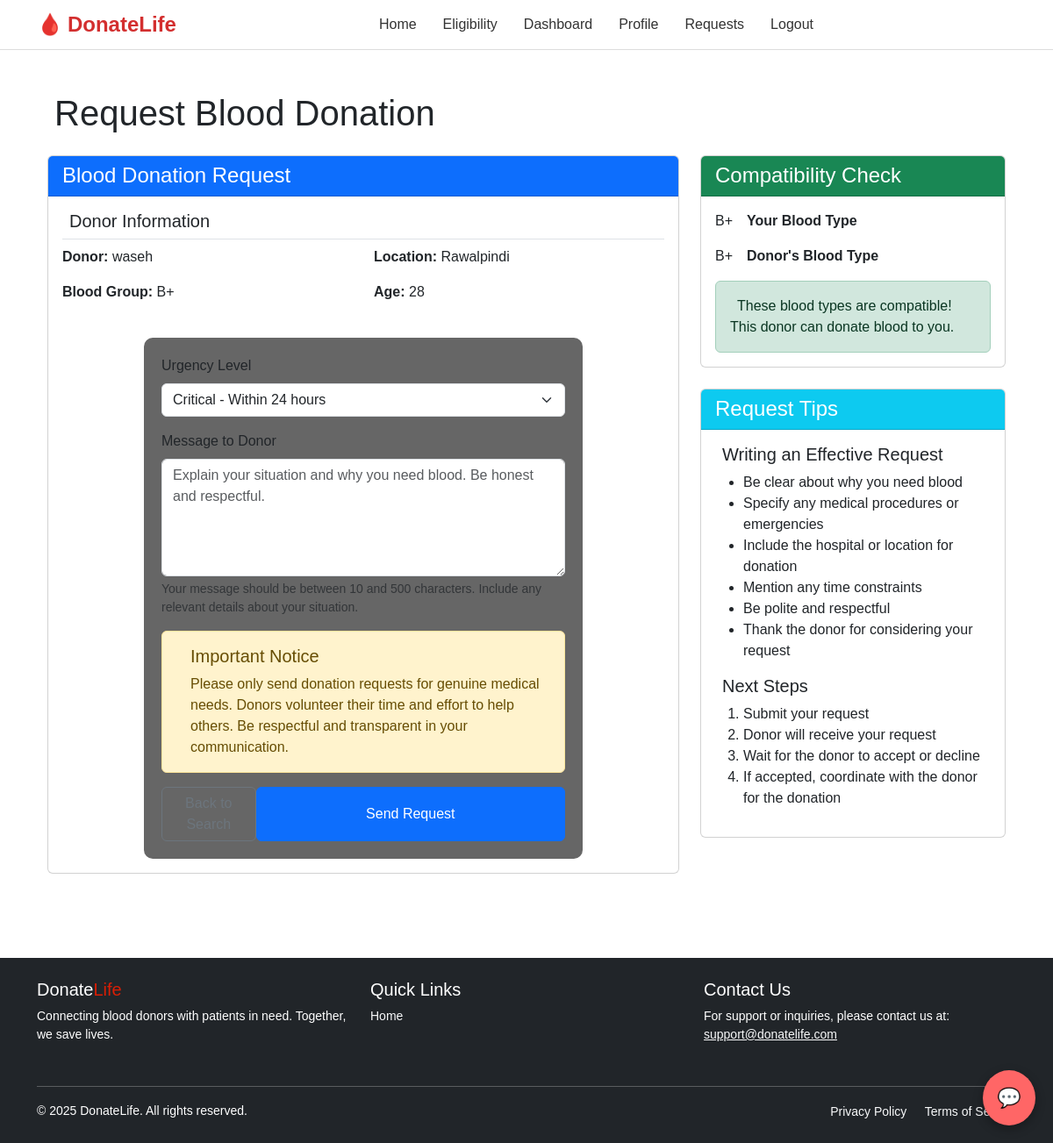
Page /accounts/request-blood/2/ (signed in) on the committed database.
### accounts/models.py (models this page shows, shortened)
class User(AbstractUser):
    ROLE_CHOICES = (
        ('donor', 'Blood Donor'),
        ('patient', 'Patient'),
        ('admin', 'Admin'),
    )
    role = models.CharField(max_length=10, choices=ROLE_CHOICES)
    age = models.IntegerField(null=True, blank=True)
    weight = models.FloatField(null=True, blank=True)
    blood_group = models.CharField(max_length=5, choices=[
        ('A+', 'A+'), ('A-', 'A-'),
        ('B+', 'B+'), ('B-', 'B-'),
        ('O+', 'O+'), ('O-', 'O-'),
        ('AB+', 'AB+'), ('AB-', 'AB-'),
    ], null=True, blank=True)
    city = models.CharField(max_length=100, null=True, blank=True)
    last_donation_date = models.DateField(null=True, blank=True)
    medical_condition = models.TextField(null=True, blank=True)

### accounts/views.py (the view, shortened to what this page needs)
# urls.py: path('request-blood/<int:donor_id>/', views.request_blood, name='request_blood'),
def request_blood(request, donor_id):
    donor = get_object_or_404(User, id=donor_id, role='donor')
    user_blood_group = request.user.blood_group
    compatible_groups = BLOOD_COMPATIBILITY.get(user_blood_group, [])
    is_compatible = donor.blood_group in compatible_groups
    context = {
        'donor': donor,
        'is_compatible': is_compatible,
        'compatibility_message': (
            "These blood types are compatible! This donor can donate blood to you."
            if is_compatible else
            "Warning: This donor's blood group is NOT compatible with yours."
        )
    }
    return render(request, 'accounts/request_blood.html', context)

### accounts/templates/accounts/request_blood.html (shortened to what this page needs)
{% extends 'base.html' %}
{% load static %}
{% block content %}
<main class="py-4">
    <div class="container">
        <div class="container py-4">
            <h1 class="mb-4"> Request Blood Donation</h1>
            <div class="row">
                <div class="col-lg-8">
                    <div class="card">
                        <div class="card-header bg-primary text-white">
                            <h4 class="mb-0">Blood Donation Request</h4>
                        </div>
                        <div class="card-body">
                            <div class="mb-4">
                                <h5 class="border-bottom pb-2">Donor
                                    Information</h5>
                                <div class="row">
                                    <div class="col-md-6">
                                        <p><strong>Donor:</strong> {{ donor.username }}</p>
                                        <p><strong>Blood Group:</strong> <span class="blood-type">{{ donor.blood_group }}</span></p>
                                    </div>
                                    <div class="col-md-6">
                                        <p><strong>Location:</strong> {{ donor.city }}</p>
                                        <p><strong>Age:</strong> {{ donor.age }}</p>
                                    </div>
                                </div>
                            </div>
                            <form method="post" action="{% url 'request_blood' donor.id %}">
                                <div class="mb-3">
                                    <label for="urgency" class="form-label">Urgency Level</label>
                                    <select class="form-select" id="urgency" name="urgency" required="">
                                        <option value="critical">Critical - Within 24 hours</option>
                                    </select>
                                </div>
                                <div class="mb-3">
                                    <label for="message" class="form-label">Message to Donor</label>
                                    <textarea class="form-control" id="message" maxlength="500" minlength="10"
                                        name="message"
                                        placeholder="Explain your situation and why you need blood. Be honest and respectful."
                                        required="" rows="5"></textarea>
                                    <div class="form-text">Your message should be between 10 and 500 characters. Include
                                        any relevant details about your situation.</div>
                                </div>
                                <div class="alert alert-warning">
                                    <div class="d-flex">
                                        <div>
                                            <h5 class="alert-heading">Important Notice</h5>
                                            <p class="mb-0">
                                                Please only send donation requests for genuine medical needs. Donors
                                                volunteer their time and effort to help others. Be respectful and
                                                transparent in your communication.
                                            </p>
                                        </div>
                                    </div>
                                </div>
                                <div class="d-flex justify-content-between">
                                    <a href="/patient/search" class="btn btn-outline-secondary">Back to Search</a>
                                    <button type="submit" class="btn btn-primary">Send Request</button>
                                </div>
                            </form>
                        </div>
                    </div>
                </div>
                <div class="col-lg-4">
                    <div class="card mb-4">
                        <div class="card-header bg-success text-white">
                            <h4 class="mb-0">Compatibility Check</h4>
                        </div>
                        <div class="card-body">
                            <div class="d-flex align-items-center mb-3">
                                <div class="me-3">
                                    <span class="blood-type">B+</span>
                                </div>
                                <div>
                                    <p class="mb-0"><strong>Your Blood Type</strong></p>
                                </div>
                            </div>
                            <div class="d-flex align-items-center mb-3">
                                <div class="me-3">
                                    <span class="blood-type">B+</span>
                                </div>
                                <div>
                                    <p class="mb-0"><strong>Donor's Blood Type</strong></p>
                                </div>
                            </div>
                            {% if is_compatible %}
                            <div class="alert alert-success mb-0">
                                These blood types are compatible! This donor
                                can donate blood to you.
                            </div>
                            {% else %}
                            <div class="alert alert-danger mb-0">
                                <i class="fas fa-times-circle me-2"></i>These blood types are not compatible for
                                donation.
                            </div>
                            {% endif %}
                        </div>
                    </div>
                    <div class="card">
                        <div class="card-header bg-info text-white">
                            <h4 class="mb-0">Request Tips</h4>
                        </div>
                        <div class="card-body">
                            <h5>Writing an Effective Request</h5>
                            <ul>
                                <li>Be clear about why you need blood</li>
                                <li>Specify any medical procedures or emergencies</li>
                                <li>Include the hospital or location for donation</li>
                                <li>Mention any time constraints</li>
                                <li>Be polite and respectful</li>
                                <li>Thank the donor for considering your request</li>
                            </ul>
                            <h5 class="mt-3">Next Steps</h5>
                            <ol>
                                <li>Submit your request</li>
                                <li>Donor will receive your request</li>
                                <li>Wait for the donor to accept or decline</li>
                                <li>If accepted, coordinate with the donor for the donation</li>
                            </ol>
                        </div>
                    </div>
                </div>
            </div>
        </div>
    </div>
</main>
{% endblock %}

### static/css/style.css (style rules this page uses)
body { font-family: Arial, sans-serif; background-color: #fff !important; margin: 0; }
body { background-color: hsl(221.74deg 29.11% 15.49%); color: white; margin: 0; font-family: 'Segoe UI', sans-serif; }
form { background-color: rgba(255, 255, 255, 0.05); padding: 20px; border-radius: 8px; max-width: 400px; margin: auto; box-shadow: 0 0 10px rgba(255, 255, 255, 0.1); }
button { background-color: hsl(0deg 100% 70%); color: white; border: none; padding: 10px 15px; border-radius: 4px; cursor: pointer; }
form { width: 90%; max-width: 500px; margin: 0 auto; padding: 20px; background: rgba(0, 0, 0, 0.6); border-radius: 10px; }
button { width: 100%; padding: 10px; background-color: hsl(0deg 100% 70%); color: white; border: none; border-radius: 5px; font-size: 16px; cursor: pointer; margin-top: 20px; }

### static/css/dashboard.css (style rules this page uses)
body { font-family: Arial, sans-serif; }

### rows in the picture
User: username "waseh", blood_group "B+", city "Rawalpindi", age "28"
